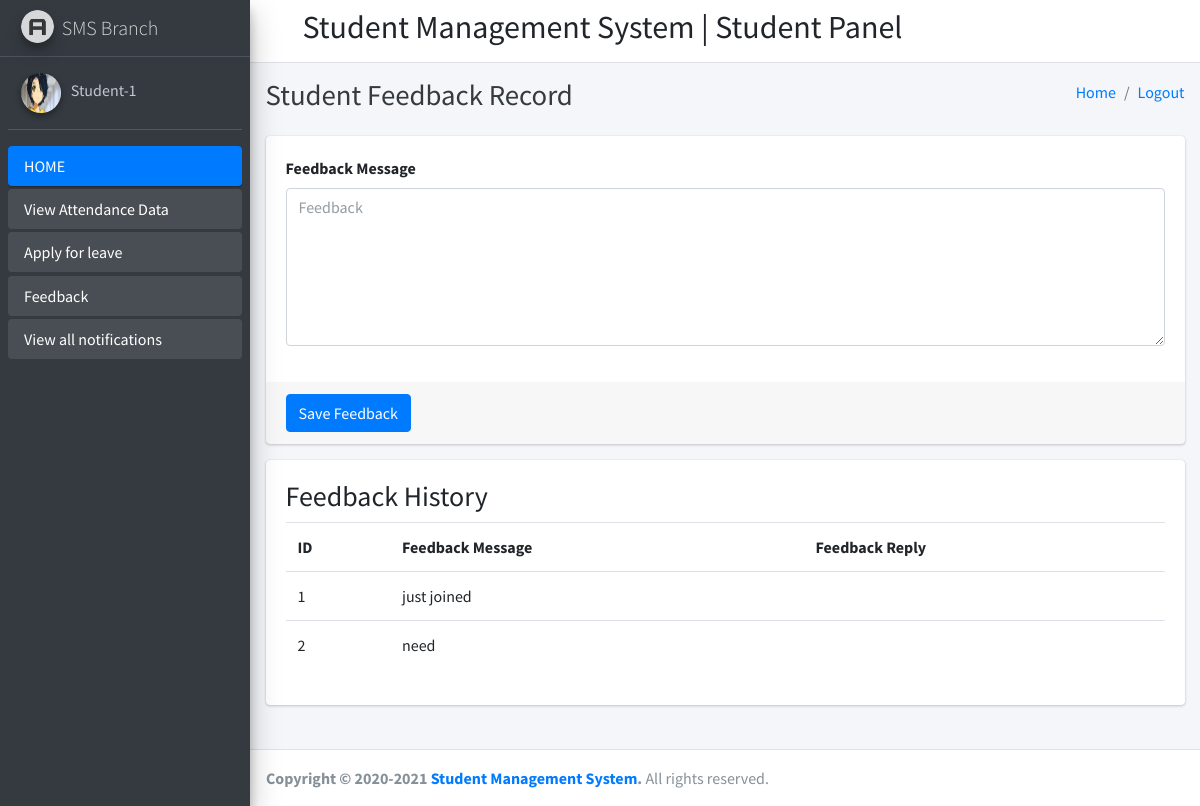
/student_feedback (signed in), run on the app's committed database.
### student_management_app/models.py (models this page shows)
class CustomUser(AbstractUser):
    user_type_data=((1,"HOD"),(2,"Staff"),(3,"Student"))
    user_type=models.CharField(default=1,choices=user_type_data,max_length=10)

class FeedBackStudent(models.Model):
    id = models.AutoField(primary_key=True)
    student_id = models.ForeignKey(Students, on_delete=models.CASCADE)
    feedback = models.TextField()
    feedback_reply = models.TextField()
    created_at = models.DateTimeField(auto_now_add=True)
    updated_at = models.DateTimeField(auto_now_add=True)
    objects = models.Manager()

### student_management_app/StudentViews.py (the view)
# urls.py: path('student_feedback', StudentViews.student_feedback, name="student_feedback"),
def student_feedback(request):
    student_obj = Students.objects.get(admin=request.user.id)
    feedback_data = FeedBackStudent.objects.filter(student_id=student_obj)
    return render(request,"student_templates/student_feedback.html",{"feedback_data":feedback_data})

### student_management_app/context_processors.py (called while the page is built)
def google_analytics(request: HttpRequest):
    return {
        'GA_KEY': settings.GOOGLE_ANALYTICS_KEY,
    }

### student_management_app/templates/student_templates/student_feedback.html (shortened to what this page needs)
{% extends 'student_templates/base_template.html' %}
{% block page_title %}Student Feedback Record{% endblock page_title %}
{% block main_content %}
<section class="content">
      <div class="container-fluid">
        <div class="row">
            <div class="col-md-12">
                <div class="card card-primary">
                    <form action="/student_feedback_save" method="POST">
                    <div class="card-body">
                          <div class="form-group">
                            <label>Feedback Message</label>
                            <textarea rows="6" name="feedback" class="form-control" placeholder="Feedback"></textarea>
                          </div>
                    </div>
                        <div class="card-footer">
                          <button type="submit" class="btn btn-primary" id="fetch_student">Save Feedback</button>
                        </div>
                    </form>
                </div>
                <div class="card card-primary">
                    <div class="card-body">
                        <h3>Feedback History</h3>
                        <div class="table">
                        <table class="table">
                            <tr>
                                <th>ID</th>
                                <th>Feedback Message</th>
                                <th>Feedback Reply</th>
                            </tr>
                        {% for feedback in feedback_data %}
                            <tr>
                                <td>{{ feedback.id }}</td>
                                <td>{{ feedback.feedback }}</td>
                                <td>{{ feedback.feedback_reply }}</td>
                            </tr>
                        {% endfor %}
                        </table>
                        </div>
                    </div>
                </div>
            </div>
        </div>
      </div>
</section>
{% endblock main_content %}

### student_management_app/templates/student_templates/sidebar_content.html
{% load static %}
<aside class="main-sidebar sidebar-dark-primary elevation-4">
    <a href="index3.html" class="brand-link">
      <img src="{% static 'dist/img/AdminLTELogo.png' %}" alt="AdminLTE Logo" class="brand-image img-circle elevation-3"
           style="opacity: .8">
      <span class="brand-text font-weight-light">SMS Branch</span>
    </a>
    <div class="sidebar">
      <div class="user-panel mt-3 pb-3 mb-3 d-flex">
        <div class="image">
          <img src="{% static 'dist/img/aarti.jpg' %}" class="img-circle elevation-2" alt="User Image" style="height: 2.5rem;
    width: 2.5rem;
}">
        </div>
        <div class="info">
          <a href="/student_profile" class="d-block">{{ user.username }}</a>
        </div>
      </div>
      <nav class="mt-2">
        <ul class="nav nav-pills nav-sidebar flex-column" data-widget="treeview" role="menu" data-accordion="false">
          <li class="nav-item has-treeview menu-open">
            <a href="/student_home" class="nav-link active">
              <p>
                HOME
              </p>
            </a>
          </li>
          <li class="nav-item has-treeview menu-open">
            <a href="/student_view_attendance" class="nav-link ">
              <p>
                View Attendance Data
              </p>
            </a>
          </li>
          <li class="nav-item has-treeview menu-open">
            <a href="/student_apply_leave" class="nav-link ">
              <p>
                Apply for leave
              </p>
            </a>
          </li>
          <li class="nav-item has-treeview menu-open">
            <a href="/student_feedback" class="nav-link ">
              <p>
                Feedback
              </p>
            </a>
          </li>
          <li class="nav-item has-treeview menu-open">
            <a href="/student_all_notification" class="nav-link ">
              <p>
                View all notifications
              </p>
            </a>
          </li>
        </ul>
      </nav>
    </div>
  </aside>

### data on the page
CustomUser: username "Student-1"
FeedBackStudent: id "1", feedback "just joined"
FeedBackStudent: id "2", feedback "need"
